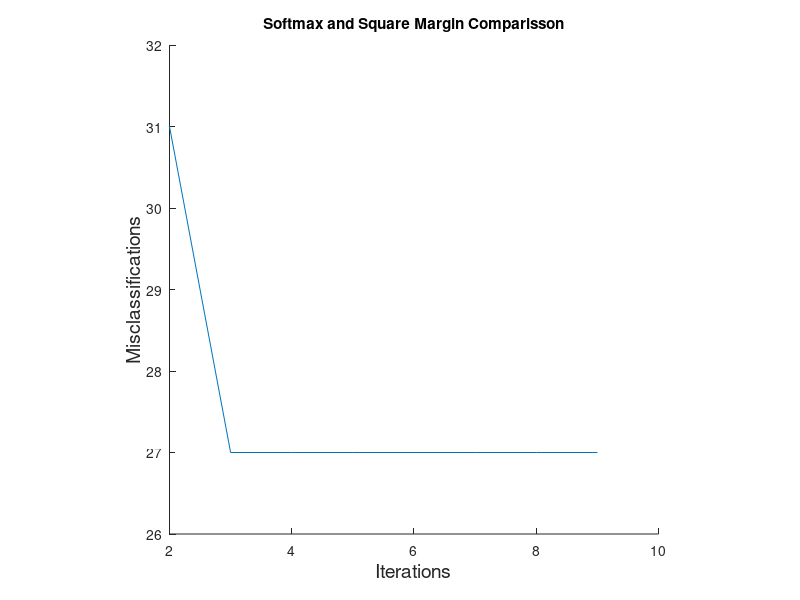

The MATLAB source for this figure:
function test()
% Modified by Stephanie Chang
% Problem 4.3c
%
% softmax_grad_demo_hw - when complete reproduces Figure 4.3 from Chapter 4
% of the text

%%% load data 
[X,y] = load_data();

%%% run gradient descent 
[w,error_log] = softmax_newton(X,y);
[wn,archive] = sqr_margin_newton(X,y);

%%% plot everything, pts and lines %%%
plot_all(X',y,w,error_log);


%%%%%%%%%%%%%%%%% functions %%%%%%%%%%%%%%%
%%% gradient descent function for softmax cost/logistic regression %%%
function [w,error_log] = softmax_newton(X,y)
    %%% initialize w0 and make step length %%%
    X = [ones(size(X,1),1) X]';  % use compact notation
    w = 0.008*ones(9,1);              % random initial point
    
    % Initializations 
    iter = 1;
    max_its = 30000;
    grad = 1;
    error_log = [];
    
    N = size(X,1);  %8+1 = 9
    P = size(X,2);  %699
        
    while  norm(grad) > 10^-12 && iter < max_its        
        sig_pow = (X'*w).*(y); % 699x1 matrix of +ypXp'w
        sigma = 1./(ones(P,1)+exp(sig_pow));
        r = -(sigma).*y; %699x1
        grad = X*r;          
   
        hessian = X*((sigma - sigma.^2).*X');
        w = w - pinv(hessian)*grad;
        
        % update iteration count
        if iter > 1
            error = sum(sig_pow(:)<0); 
            error_log = cat(1, error_log, error);
        end
        iter = iter + 1;
    end
end

function [wn,archive] = sqr_margin_newton(X,y)
    %%% initialize w0 and make step length %%%
    X = [ones(size(X,1),1) X]';  % use compact notation
    wn = 0.01*ones(9,1);              % random initial point
    
    % Initializations 
    iter = 1;
    max_its = 30000;
    grad = 1;
    archive = [];
    
    N = size(X,1);  %8+1 = 9
    P = size(X,2);  %699
        
    while  norm(grad) > 10^-12 && iter < max_its        
        sig_pow = (X'*wn).*(y); % 699x1 matrix of +ypXp'w
        error_n = sum(sig_pow(:)<0); 
        sigma = 1./(ones(P,1)+exp(sig_pow));
        r = -(sigma).*y; %699x1
        grad = X*r;          
   
        hessian = X*((sigma - sigma.^2).*X');
        wn = wn - pinv(hessian)*grad;
        
        % update iteration count
        archive = cat(1, archive, error_n);
        iter = iter + 1;
    end
end

%%% plots everything %%%
function plot_all(X,y,w,error_log)
    % plot softmax optimization
    figure(1)
    error_log
    s = [1:1:size(error_log,1)]';
    plot (s, error_log);
    hold on
    % plot square margin optimization
    
    
    % clean up plot and add info labels
    set(gcf,'color','w');
    axis square
    box off
    axis([2 10 26 32])
    title('Softmax and Square Margin Comparisson')
    xlabel('Iterations','Fontsize',14)
    ylabel('Misclassifications','Fontsize',14)
    set(get(gca,'YLabel'),'Rotation',90)
end

%%% loads data %%%
function [X,y] = load_data()
    data = csvread('breast_cancer_data.csv');
    X = data(:,1:end-1);
    y = data(:,end);
end

end
